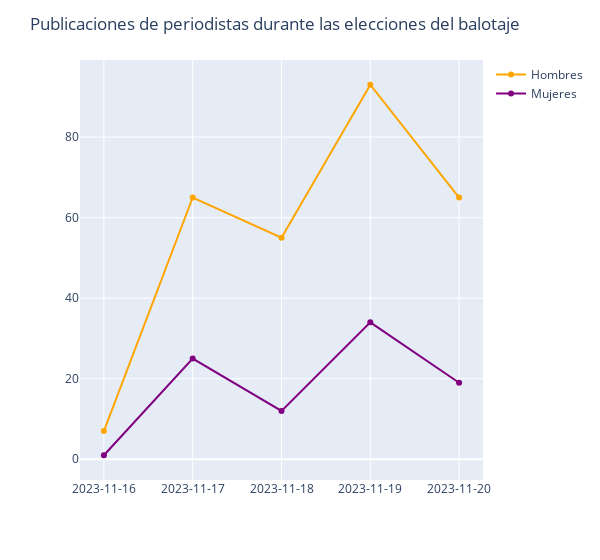

Source (notebook cell):
### Code cell
men_elecciones_balotaje = men_journalist_posts.loc[
    men_journalist_posts["event"].isin(["elecciones balotaje"])
]
men_count = men_elecciones_balotaje.groupby("dt_date").size().reset_index(name="count")

women_elecciones_balotaje = women_journalist_posts.loc[
    women_journalist_posts["event"].isin(["elecciones balotaje"])
]
women_count = (
    women_elecciones_balotaje.groupby("dt_date").size().reset_index(name="count")
)

fig = px.line()
fig.add_scatter(
    x=men_count["dt_date"],
    y=men_count["count"],
    name="Hombres",
    line=dict(color="orange"),
    hovertemplate="posts: %{y}",
)
fig.add_scatter(
    x=women_count["dt_date"],
    y=women_count["count"],
    name="Mujeres",
    line=dict(color="purple"),
    hovertemplate="posts: %{y}",
)
fig.update_layout(
    title="Publicaciones de periodistas durante las elecciones del balotaje", width=600
)
fig.update_xaxes(type="category")
fig.show()

### Figure 1 — Plotly figure (JSON) as saved in the notebook; plotly's stock layout.template omitted (floating-point values rounded to 4 significant figures)
{"data": [{"hovertemplate": "<extra></extra>", "legendgroup": "", "line": {"color": "#636efa", "dash": "solid"}, "marker": {"symbol": "circle"}, "mode": "lines", "name": "", "orientation": "v", "showlegend": false, "type": "scatter", "xaxis": "x", "yaxis": "y"}, {"hovertemplate": "posts: %{y}", "line": {"color": "orange"}, "name": "Hombres", "type": "scatter", "x": ["2023-11-16", "2023-11-17", "2023-11-18", "2023-11-19", "2023-11-20"], "y": [7, 65, 55, 93, 65]}, {"hovertemplate": "posts: %{y}", "line": {"color": "purple"}, "name": "Mujeres", "type": "scatter", "x": ["2023-11-16", "2023-11-17", "2023-11-18", "2023-11-19", "2023-11-20"], "y": [1, 25, 12, 34, 19]}], "layout": {"legend": {"tracegroupgap": 0}, "margin": {"t": 60}, "title": {"text": "Publicaciones de periodistas durante las elecciones del balotaje"}, "width": 600, "xaxis": {"anchor": "y", "domain": [0, 1], "type": "category"}, "yaxis": {"anchor": "x", "domain": [0, 1]}}}
